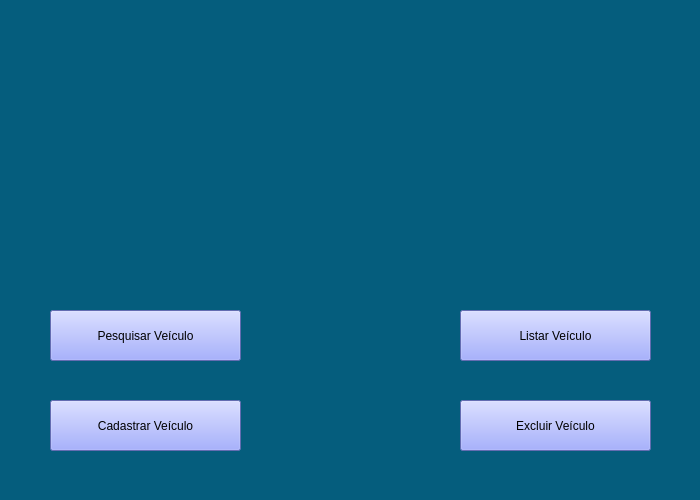
<?xml version="1.0" encoding="UTF-8"?>
<ui version="4.0">
 <class>Veiculos</class>
 <widget class="QMainWindow" name="Veiculos">
  <property name="geometry">
   <rect>
    <x>0</x>
    <y>0</y>
    <width>700</width>
    <height>500</height>
   </rect>
  </property>
  <property name="windowTitle">
   <string>Veiculos</string>
  </property>
  <property name="styleSheet">
   <string notr="true">background-color: rgb(5, 93, 125);</string>
  </property>
  <widget class="QWidget" name="centralwidget">
   <widget class="QPushButton" name="pesquisar_veiculo">
    <property name="geometry">
     <rect>
      <x>50</x>
      <y>310</y>
      <width>191</width>
      <height>51</height>
     </rect>
    </property>
    <property name="styleSheet">
     <string notr="true">background-color: rgb(139, 151, 248);</string>
    </property>
    <property name="text">
     <string>Pesquisar Veículo</string>
    </property>
   </widget>
   <widget class="QPushButton" name="cadastrar_veiculo">
    <property name="geometry">
     <rect>
      <x>50</x>
      <y>400</y>
      <width>191</width>
      <height>51</height>
     </rect>
    </property>
    <property name="styleSheet">
     <string notr="true">background-color: rgb(139, 151, 248);</string>
    </property>
    <property name="text">
     <string>Cadastrar Veículo</string>
    </property>
   </widget>
   <widget class="QPushButton" name="listar_veiculo">
    <property name="geometry">
     <rect>
      <x>460</x>
      <y>310</y>
      <width>191</width>
      <height>51</height>
     </rect>
    </property>
    <property name="styleSheet">
     <string notr="true">background-color: rgb(139, 151, 248);</string>
    </property>
    <property name="text">
     <string>Listar Veículo</string>
    </property>
   </widget>
   <widget class="QPushButton" name="excluir_veiculo">
    <property name="geometry">
     <rect>
      <x>460</x>
      <y>400</y>
      <width>191</width>
      <height>51</height>
     </rect>
    </property>
    <property name="styleSheet">
     <string notr="true">background-color: rgb(139, 151, 248);</string>
    </property>
    <property name="text">
     <string>Excluir Veículo</string>
    </property>
   </widget>
   <widget class="QLabel" name="Logo">
    <property name="geometry">
     <rect>
      <x>240</x>
      <y>50</y>
      <width>221</width>
      <height>151</height>
     </rect>
    </property>
    <property name="sizePolicy">
     <sizepolicy hsizetype="Preferred" vsizetype="Preferred">
      <horstretch>0</horstretch>
      <verstretch>0</verstretch>
     </sizepolicy>
    </property>
    <property name="autoFillBackground">
     <bool>false</bool>
    </property>
    <property name="text">
     <string/>
    </property>
    <property name="pixmap">
     <pixmap>logo_carro.jpg</pixmap>
    </property>
    <property name="scaledContents">
     <bool>true</bool>
    </property>
   </widget>
  </widget>
 </widget>
 <resources/>
 <connections/>
</ui>
